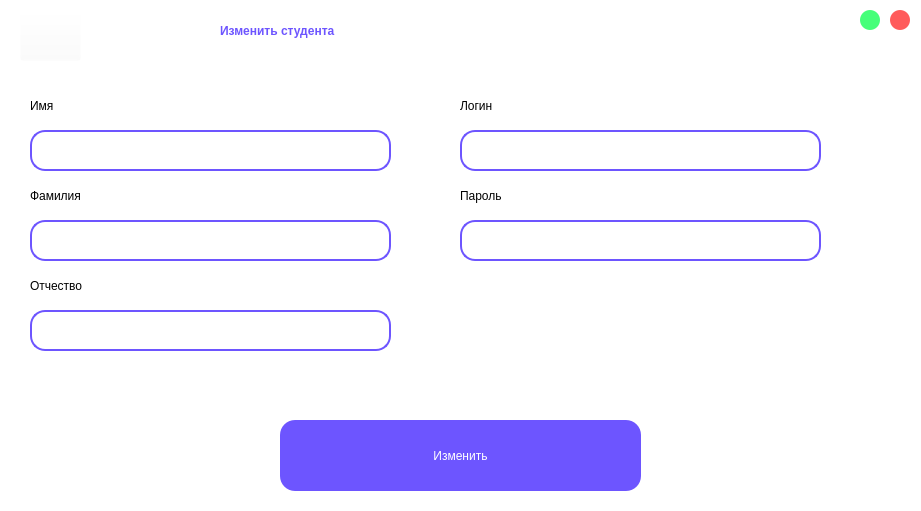
<?xml version="1.0" encoding="UTF-8"?>
<ui version="4.0">
 <class>change_student</class>
 <widget class="QWidget" name="change_student">
  <property name="geometry">
   <rect>
    <x>0</x>
    <y>0</y>
    <width>921</width>
    <height>511</height>
   </rect>
  </property>
  <property name="minimumSize">
   <size>
    <width>921</width>
    <height>511</height>
   </size>
  </property>
  <property name="maximumSize">
   <size>
    <width>921</width>
    <height>511</height>
   </size>
  </property>
  <property name="windowTitle">
   <string>Form</string>
  </property>
  <property name="styleSheet">
   <string notr="true">background-color: rgb(255, 255, 255);</string>
  </property>
  <widget class="QPushButton" name="pushButton">
   <property name="geometry">
    <rect>
     <x>280</x>
     <y>420</y>
     <width>361</width>
     <height>71</height>
    </rect>
   </property>
   <property name="autoFillBackground">
    <bool>false</bool>
   </property>
   <property name="styleSheet">
    <string notr="true">QPushButton{
	color: rgb(255, 255, 255);
	background-color: #6D55FF;
	border-radius: 15px; 
	font: 75 25pt &quot;Karla&quot; bold;
	border: 2px;
}
QPushButton:pressed{
	background-color: #A597FF;
}</string>
   </property>
   <property name="text">
    <string>Изменить</string>
   </property>
   <property name="default">
    <bool>false</bool>
   </property>
   <property name="flat">
    <bool>false</bool>
   </property>
  </widget>
  <widget class="QPushButton" name="pushButton_4">
   <property name="geometry">
    <rect>
     <x>20</x>
     <y>10</y>
     <width>61</width>
     <height>51</height>
    </rect>
   </property>
   <property name="styleSheet">
    <string notr="true">background-color: rgba(255, 255, 255, 0);</string>
   </property>
   <property name="text">
    <string/>
   </property>
   <property name="icon">
    <iconset resource="greeting.qrc">
     <normaloff>:/new/prefix1/return.png</normaloff>:/new/prefix1/return.png</iconset>
   </property>
   <property name="iconSize">
    <size>
     <width>35</width>
     <height>35</height>
    </size>
   </property>
  </widget>
  <widget class="QLineEdit" name="lineEdit_5">
   <property name="geometry">
    <rect>
     <x>460</x>
     <y>130</y>
     <width>361</width>
     <height>41</height>
    </rect>
   </property>
   <property name="styleSheet">
    <string notr="true">border-radius: 15px; 
font: 14pt &quot;Karla&quot;;
padding-left: 10px;
padding-right:10px;
border: 2px solid #6D55FF;
</string>
   </property>
   <property name="text">
    <string/>
   </property>
  </widget>
  <widget class="QLineEdit" name="lineEdit_6">
   <property name="geometry">
    <rect>
     <x>460</x>
     <y>220</y>
     <width>361</width>
     <height>41</height>
    </rect>
   </property>
   <property name="styleSheet">
    <string notr="true">border-radius: 15px; 
font: 14pt &quot;Karla&quot;;
padding-left: 10px;
padding-right:10px;
border: 2px solid #6D55FF;
</string>
   </property>
   <property name="text">
    <string/>
   </property>
  </widget>
  <widget class="QPushButton" name="pushButton_3">
   <property name="geometry">
    <rect>
     <x>860</x>
     <y>10</y>
     <width>20</width>
     <height>20</height>
    </rect>
   </property>
   <property name="styleSheet">
    <string notr="true">QPushButton {
	border-radius: 10px;
	background-color: #45FF79;
	color: white;
}
QPushButton:pressed {
	background-color: #B2FFC8;
}</string>
   </property>
   <property name="text">
    <string/>
   </property>
  </widget>
  <widget class="QLabel" name="label">
   <property name="geometry">
    <rect>
     <x>220</x>
     <y>0</y>
     <width>511</width>
     <height>61</height>
    </rect>
   </property>
   <property name="styleSheet">
    <string notr="true">color: rgb(109, 85, 255);
font: 75 40pt &quot;Karla&quot; bold;
font-weight: 500;</string>
   </property>
   <property name="text">
    <string>Изменить студента</string>
   </property>
  </widget>
  <widget class="QPushButton" name="pushButton_2">
   <property name="geometry">
    <rect>
     <x>890</x>
     <y>10</y>
     <width>20</width>
     <height>20</height>
    </rect>
   </property>
   <property name="styleSheet">
    <string notr="true">QPushButton {
	border-radius: 10px;
	background-color: #FF5B5B;
	color: white;
}
QPushButton:pressed {
	background-color: #FFBCBC;
}</string>
   </property>
   <property name="text">
    <string/>
   </property>
  </widget>
  <widget class="QLineEdit" name="lineEdit_3">
   <property name="geometry">
    <rect>
     <x>30</x>
     <y>220</y>
     <width>361</width>
     <height>41</height>
    </rect>
   </property>
   <property name="styleSheet">
    <string notr="true">border-radius: 15px; 
font: 14pt &quot;Karla&quot;;
padding-left: 10px;
padding-right:10px;
border: 2px solid #6D55FF;
</string>
   </property>
  </widget>
  <widget class="QLabel" name="label_2">
   <property name="geometry">
    <rect>
     <x>30</x>
     <y>90</y>
     <width>161</width>
     <height>31</height>
    </rect>
   </property>
   <property name="styleSheet">
    <string notr="true">color: rgb(0, 0, 0);
font: 75 18pt &quot;Karla&quot;;
</string>
   </property>
   <property name="text">
    <string>Имя</string>
   </property>
  </widget>
  <widget class="QLabel" name="label_3">
   <property name="geometry">
    <rect>
     <x>30</x>
     <y>180</y>
     <width>161</width>
     <height>31</height>
    </rect>
   </property>
   <property name="styleSheet">
    <string notr="true">color: rgb(0, 0, 0);
font: 75 18pt &quot;Karla&quot;;
</string>
   </property>
   <property name="text">
    <string>Фамилия</string>
   </property>
  </widget>
  <widget class="QLabel" name="label_4">
   <property name="geometry">
    <rect>
     <x>30</x>
     <y>270</y>
     <width>161</width>
     <height>31</height>
    </rect>
   </property>
   <property name="styleSheet">
    <string notr="true">color: rgb(0, 0, 0);
font: 75 18pt &quot;Karla&quot;;
</string>
   </property>
   <property name="text">
    <string>Отчество</string>
   </property>
  </widget>
  <widget class="QLineEdit" name="lineEdit_4">
   <property name="geometry">
    <rect>
     <x>30</x>
     <y>310</y>
     <width>361</width>
     <height>41</height>
    </rect>
   </property>
   <property name="styleSheet">
    <string notr="true">border-radius: 15px; 
font: 14pt &quot;Karla&quot;;
padding-left: 10px;
padding-right:10px;
border: 2px solid #6D55FF;
</string>
   </property>
  </widget>
  <widget class="QLabel" name="label_6">
   <property name="geometry">
    <rect>
     <x>460</x>
     <y>180</y>
     <width>161</width>
     <height>31</height>
    </rect>
   </property>
   <property name="styleSheet">
    <string notr="true">color: rgb(0, 0, 0);
font: 75 18pt &quot;Karla&quot;;
</string>
   </property>
   <property name="text">
    <string>Пароль</string>
   </property>
  </widget>
  <widget class="QLabel" name="label_5">
   <property name="geometry">
    <rect>
     <x>460</x>
     <y>90</y>
     <width>161</width>
     <height>31</height>
    </rect>
   </property>
   <property name="styleSheet">
    <string notr="true">color: rgb(0, 0, 0);
font: 75 18pt &quot;Karla&quot;;
</string>
   </property>
   <property name="text">
    <string>Логин</string>
   </property>
  </widget>
  <widget class="QLineEdit" name="lineEdit_2">
   <property name="geometry">
    <rect>
     <x>30</x>
     <y>130</y>
     <width>361</width>
     <height>41</height>
    </rect>
   </property>
   <property name="styleSheet">
    <string notr="true">border-radius: 15px; 
font: 14pt &quot;Karla&quot;;
padding-left: 10px;
padding-right:10px;
border: 2px solid #6D55FF;
</string>
   </property>
  </widget>
 </widget>
 <resources>
  <include location="greeting.qrc"/>
 </resources>
 <connections/>
</ui>
